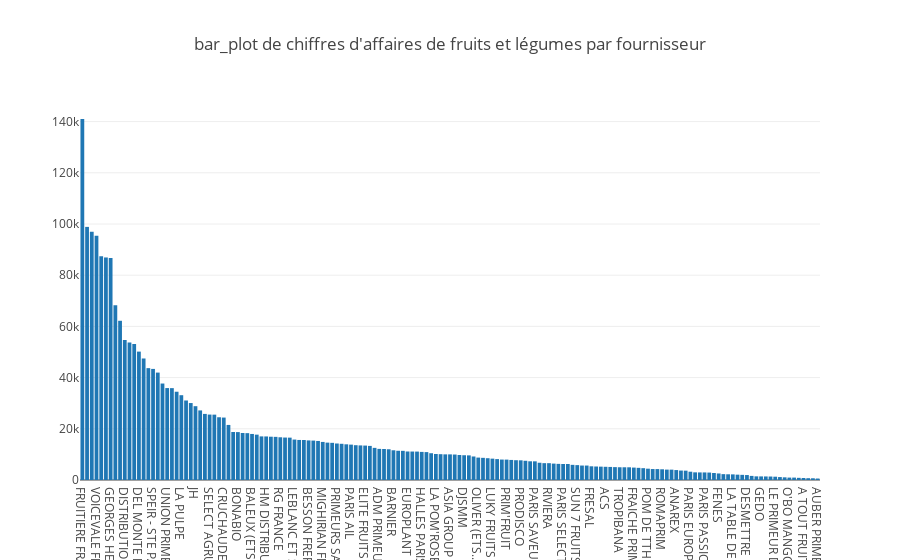

Notebook code cell kept with this figure:
### Code cell
fig = go.Figure(data=go.Bar(x=data['RAISONSOCIALE'], y=data['FL']))
fig.layout.title.text = "bar_plot de chiffres d'affaires de fruits et légumes par fournisseur"
fig.show()

### Figure 1 — Plotly figure (JSON) as saved in the notebook; plotly's stock layout.template omitted (floating-point values rounded to 4 significant figures; data arrays with more than 128 entries replaced by an {"elided": "..."} marker saying what was removed)
{"data": [{"type": "bar", "x": {"elided": "157 str values"}, "y": {"elided": "157 int values"}}], "layout": {"title": {"text": "bar_plot de chiffres d'affaires de fruits et légumes par fournisseur"}}}
